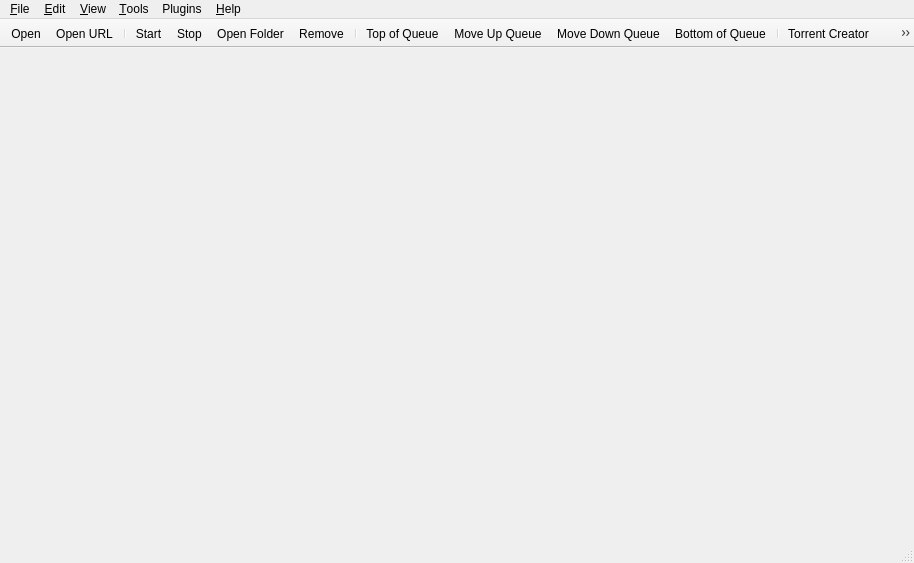
<?xml version="1.0" encoding="UTF-8"?>
<ui version="4.0">
 <class>MainWindow</class>
 <widget class="QMainWindow" name="MainWindow">
  <property name="geometry">
   <rect>
    <x>0</x>
    <y>0</y>
    <width>914</width>
    <height>563</height>
   </rect>
  </property>
  <property name="contextMenuPolicy">
   <enum>Qt::ContextMenuPolicy::CustomContextMenu</enum>
  </property>
  <widget class="QWidget" name="centralWidget">
   <layout class="QVBoxLayout" name="centralWidgetLayout">
    <property name="leftMargin">
     <number>7</number>
    </property>
    <property name="topMargin">
     <number>3</number>
    </property>
    <property name="rightMargin">
     <number>5</number>
    </property>
    <property name="bottomMargin">
     <number>0</number>
    </property>
   </layout>
  </widget>
  <widget class="QMenuBar" name="menubar">
   <property name="geometry">
    <rect>
     <x>0</x>
     <y>0</y>
     <width>914</width>
     <height>20</height>
    </rect>
   </property>
   <widget class="QMenu" name="menuEdit">
    <property name="title">
     <string>&amp;Edit</string>
    </property>
    <addaction name="actionStart"/>
    <addaction name="actionStop"/>
    <addaction name="separator"/>
    <addaction name="actionDelete"/>
    <addaction name="actionTopQueuePos"/>
    <addaction name="actionIncreaseQueuePos"/>
    <addaction name="actionDecreaseQueuePos"/>
    <addaction name="actionBottomQueuePos"/>
    <addaction name="separator"/>
    <addaction name="actionPauseSession"/>
    <addaction name="actionResumeSession"/>
   </widget>
   <widget class="QMenu" name="menuHelp">
    <property name="title">
     <string>&amp;Help</string>
    </property>
    <addaction name="actionDocumentation"/>
    <addaction name="actionCheckForUpdates"/>
    <addaction name="separator"/>
    <addaction name="actionDonateMoney"/>
    <addaction name="actionAbout"/>
   </widget>
   <widget class="QMenu" name="menuOptions">
    <property name="title">
     <string>&amp;Tools</string>
    </property>
    <widget class="QMenu" name="menuAutoShutdownOnDownloadsCompletion">
     <property name="title">
      <string>On Downloads &amp;Done</string>
     </property>
     <addaction name="actionAutoShutdownDisabled"/>
     <addaction name="actionAutoExit"/>
     <addaction name="actionAutoSuspend"/>
     <addaction name="actionAutoHibernate"/>
     <addaction name="actionAutoReboot"/>
     <addaction name="actionAutoShutdown"/>
    </widget>
    <addaction name="actionCreateTorrent"/>
    <addaction name="separator"/>
    <addaction name="actionManageCookies"/>
    <addaction name="actionOptions"/>
    <addaction name="separator"/>
    <addaction name="menuAutoShutdownOnDownloadsCompletion"/>
   </widget>
   <widget class="QMenu" name="menuFile">
    <property name="title">
     <string>&amp;File</string>
    </property>
    <addaction name="actionOpen"/>
    <addaction name="actionDownloadFromURL"/>
    <addaction name="actionCloseWindow"/>
    <addaction name="separator"/>
    <addaction name="actionExit"/>
   </widget>
   <widget class="QMenu" name="menuView">
    <property name="title">
     <string>&amp;View</string>
    </property>
    <widget class="QMenu" name="menuLog">
     <property name="title">
      <string>&amp;Log</string>
     </property>
     <addaction name="actionExecutionLogs"/>
     <addaction name="separator"/>
     <addaction name="actionNormalMessages"/>
     <addaction name="actionInformationMessages"/>
     <addaction name="actionWarningMessages"/>
     <addaction name="actionCriticalMessages"/>
     <addaction name="actionRSSMessages"/>
     <addaction name="actionPeerMessages"/>
    </widget>
    <addaction name="separator"/>
    <addaction name="actionTopToolBar"/>
    <addaction name="actionShowStatusbar"/>
    <addaction name="actionShowFiltersSidebar"/>
    <addaction name="actionSpeedInTitleBar"/>
    <addaction name="separator"/>
    <addaction name="actionSearchWidget"/>
    <addaction name="actionRSSReader"/>
    <addaction name="menuLog"/>
    <addaction name="separator"/>
    <addaction name="actionStatistics"/>
    <addaction name="separator"/>
    <addaction name="actionLock"/>
   </widget>
   <widget class="QMenu" name="menuPlugins">
    <property name="title">
     <string>Plugins</string>
    </property>
    <addaction name="actionManagePlugins"/>
    <addaction name="separator"/>
   </widget>
   <addaction name="menuFile"/>
   <addaction name="menuEdit"/>
   <addaction name="menuView"/>
   <addaction name="menuOptions"/>
   <addaction name="menuPlugins"/>
   <addaction name="menuHelp"/>
  </widget>
  <widget class="QToolBar" name="toolBar">
   <property name="movable">
    <bool>false</bool>
   </property>
   <property name="orientation">
    <enum>Qt::Orientation::Horizontal</enum>
   </property>
   <property name="toolButtonStyle">
    <enum>Qt::ToolButtonStyle::ToolButtonFollowStyle</enum>
   </property>
   <property name="floatable">
    <bool>false</bool>
   </property>
   <attribute name="toolBarArea">
    <enum>TopToolBarArea</enum>
   </attribute>
   <attribute name="toolBarBreak">
    <bool>false</bool>
   </attribute>
   <addaction name="actionOpen"/>
   <addaction name="actionDownloadFromURL"/>
   <addaction name="separator"/>
   <addaction name="actionStart"/>
   <addaction name="actionStop"/>
   <addaction name="actionOpenDestinationFolder"/>
   <addaction name="actionDelete"/>
   <addaction name="separator"/>   
   <addaction name="actionTopQueuePos"/>
   <addaction name="actionIncreaseQueuePos"/>
   <addaction name="actionDecreaseQueuePos"/>
   <addaction name="actionBottomQueuePos"/>
   <addaction name="separator"/>
   <addaction name="actionCreateTorrent"/>
   <addaction name="actionOptions"/>
   <addaction name="actionLock"/>
  </widget>
  <widget class="QStatusBar" name="statusBar"/>
  <action name="actionOpen">
   <property name="text">
    <string>&amp;Add Torrent File...</string>
   </property>
   <property name="iconText">
    <string>Open</string>
   </property>
  </action>
  <action name="actionExit">
   <property name="text">
    <string>E&amp;xit</string>
   </property>
  </action>
  <action name="actionOptions">
   <property name="text">
    <string>&amp;Options...</string>
   </property>
  </action>
  <action name="actionAbout">
   <property name="text">
    <string>&amp;About</string>
   </property>
  </action>
  <action name="actionStart">
   <property name="text">
    <string>Sta&amp;rt</string>
   </property>
  </action>
  <action name="actionStop">
   <property name="text">
    <string>Sto&amp;p</string>
   </property>
  </action>
  <action name="actionResumeSession">
   <property name="text">
    <string>R&amp;esume Session</string>
   </property>
  </action>
  <action name="actionPauseSession">
   <property name="text">
    <string>Pau&amp;se Session</string>
   </property>
  </action>
  <action name="actionDelete">
   <property name="text">
    <string>&amp;Remove</string>
   </property>
  </action>
  <action name="actionDownloadFromURL">
   <property name="text">
    <string>Add Torrent &amp;Link...</string>
   </property>
   <property name="iconText">
    <string>Open URL</string>
   </property>
  </action>
  <action name="actionCreateTorrent">
   <property name="text">
    <string>Torrent &amp;Creator</string>
   </property>
  </action>
  <action name="actionDocumentation">
   <property name="text">
    <string>&amp;Documentation</string>
   </property>
  </action>
  <action name="actionSetGlobalSpeedLimits">
   <property name="text">
    <string>Set Global Speed Limits...</string>
   </property>
  </action>
  <action name="actionBottomQueuePos">
   <property name="text">
    <string>Bottom of Queue</string>
   </property>
   <property name="toolTip">
    <string>Move to the bottom of the queue</string>
   </property>
   <property name="visible">
    <bool>true</bool>
   </property>
  </action>
  <action name="actionTopQueuePos">
   <property name="text">
    <string>Top of Queue</string>
   </property>
   <property name="toolTip">
    <string>Move to the top of the queue</string>
   </property>
   <property name="visible">
    <bool>true</bool>
   </property>
  </action>
  <action name="actionDecreaseQueuePos">
   <property name="text">
    <string>Move Down Queue</string>
   </property>
   <property name="toolTip">
    <string>Move down in the queue</string>
   </property>
   <property name="visible">
    <bool>true</bool>
   </property>
  </action>
  <action name="actionIncreaseQueuePos">
   <property name="text">
    <string>Move Up Queue</string>
   </property>
   <property name="toolTip">
    <string>Move up in the queue</string>
   </property>
   <property name="visible">
    <bool>true</bool>
   </property>
  </action>
  <action name="actionUseAlternativeSpeedLimits">
   <property name="checkable">
    <bool>true</bool>
   </property>
   <property name="text">
    <string>Alternative Speed Limits</string>
   </property>
   <property name="toolTip">
    <string>Alternative Speed Limits</string>
   </property>
  </action>
  <action name="actionTopToolBar">
   <property name="checkable">
    <bool>true</bool>
   </property>
   <property name="text">
    <string>&amp;Top Toolbar</string>
   </property>
   <property name="toolTip">
    <string>Display Top Toolbar</string>
   </property>
  </action>
  <action name="actionShowStatusbar">
   <property name="checkable">
    <bool>true</bool>
   </property>
   <property name="text">
    <string>Status &amp;Bar</string>
   </property>
  </action>
  <action name="actionShowFiltersSidebar">
   <property name="checkable">
    <bool>true</bool>
   </property>
   <property name="text">
    <string>Filters Sidebar</string>
   </property>
  </action>
  <action name="actionSpeedInTitleBar">
   <property name="checkable">
    <bool>true</bool>
   </property>
   <property name="text">
    <string>S&amp;peed in Title Bar</string>
   </property>
   <property name="toolTip">
    <string>Show Transfer Speed in Title Bar</string>
   </property>
  </action>
  <action name="actionRSSReader">
   <property name="checkable">
    <bool>true</bool>
   </property>
   <property name="text">
    <string>&amp;RSS Reader</string>
   </property>
  </action>
  <action name="actionSearchWidget">
   <property name="checkable">
    <bool>true</bool>
   </property>
   <property name="text">
    <string>Search &amp;Engine</string>
   </property>
  </action>
  <action name="actionLock">
   <property name="text">
    <string>L&amp;ock qBittorrent</string>
   </property>
   <property name="iconText">
    <string>Lock</string>
   </property>
   <property name="shortcut">
    <string notr="true">Ctrl+L</string>
   </property>
  </action>
  <action name="actionDonateMoney">
   <property name="text">
    <string>Do&amp;nate!</string>
   </property>
   <property name="toolTip">
    <string>If you like qBittorrent, please donate!</string>
   </property>
  </action>
  <action name="actionAutoExit">
   <property name="checkable">
    <bool>true</bool>
   </property>
   <property name="text">
    <string>&amp;Exit qBittorrent</string>
   </property>
  </action>
  <action name="actionAutoSuspend">
   <property name="checkable">
    <bool>true</bool>
   </property>
   <property name="text">
    <string>&amp;Suspend System</string>
   </property>
  </action>
  <action name="actionAutoHibernate">
   <property name="checkable">
    <bool>true</bool>
   </property>
   <property name="text">
    <string>&amp;Hibernate System</string>
   </property>
  </action>
  <action name="actionAutoShutdown">
   <property name="checkable">
    <bool>true</bool>
   </property>
   <property name="text">
    <string>Sh&amp;utdown System</string>
   </property>
  </action>
  <action name="actionAutoReboot">
   <property name="checkable">
    <bool>true</bool>
   </property>
   <property name="text">
    <string>&amp;Reboot System</string>
   </property>
  </action>
  <action name="actionAutoShutdownDisabled">
   <property name="checkable">
    <bool>true</bool>
   </property>
   <property name="text">
    <string>&amp;Do nothing</string>
   </property>
  </action>
  <action name="actionToggleVisibility">
   <property name="text">
    <string>Show</string>
   </property>
  </action>
  <action name="actionMinimize">
   <property name="text">
    <string notr="true">Minimize</string>
   </property>
  </action>
  <action name="actionStatistics">
   <property name="text">
    <string>&amp;Statistics</string>
   </property>
  </action>
  <action name="actionCheckForUpdates">
   <property name="text">
    <string>Check for Updates</string>
   </property>
   <property name="toolTip">
    <string>Check for Program Updates</string>
   </property>
  </action>
  <action name="actionManageCookies">
   <property name="text">
    <string>Manage Cookies...</string>
   </property>
   <property name="toolTip">
    <string>Manage stored network cookies</string>
   </property>
  </action>
  <action name="actionExecutionLogs">
   <property name="checkable">
    <bool>true</bool>
   </property>
   <property name="text">
    <string>Show</string>
   </property>
  </action>
  <action name="actionNormalMessages">
   <property name="checkable">
    <bool>true</bool>
   </property>
   <property name="text">
    <string>Normal Messages</string>
   </property>
  </action>
  <action name="actionInformationMessages">
   <property name="checkable">
    <bool>true</bool>
   </property>
   <property name="text">
    <string>Information Messages</string>
   </property>
  </action>
  <action name="actionWarningMessages">
   <property name="checkable">
    <bool>true</bool>
   </property>
   <property name="text">
    <string>Warning Messages</string>
   </property>
  </action>
  <action name="actionCriticalMessages">
   <property name="checkable">
    <bool>true</bool>
   </property>
   <property name="text">
    <string>Critical Messages</string>
   </property>
  </action>
  <action name="actionRSSMessages">
   <property name="checkable">
    <bool>true</bool>
   </property>
   <property name="text">
    <string>RSS Messages</string>
   </property>
  </action>
  <action name="actionPeerMessages">
   <property name="checkable">
    <bool>true</bool>
   </property>
   <property name="text">
    <string>Peer Messages</string>
   </property>
  </action>
  <action name="actionCloseWindow">
   <property name="text">
    <string>Close Window</string>
   </property>
  </action>
  <action name="actionOpenDestinationFolder">
   <property name="text">
    <string>Open Destination Folder</string>
   </property>
   <property name="iconText">
    <string>Open Folder</string>
   </property>
  </action>
  <action name="actionManagePlugins">
   <property name="text">
    <string>Manage Plugins...</string>
   </property>
   <property name="toolTip">
    <string>Manage installed plugins</string>
   </property>
  </action>
 </widget>
 <resources/>
 <connections/>
</ui>
